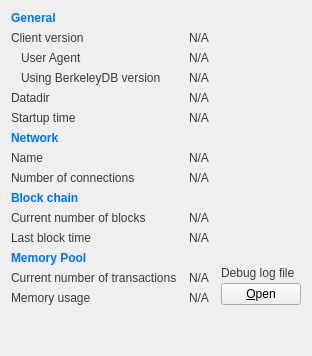
     <widget class="QWidget" name="tab_info">
      <attribute name="title">
       <string>&amp;Information</string>
      </attribute>
      <layout class="QGridLayout" name="gridLayout" columnstretch="0,1,0">
       <property name="horizontalSpacing">
        <number>12</number>
       </property>
       <item row="0" column="0">
        <widget class="QLabel" name="label_9">
         <property name="font">
          <font>
           <weight>75</weight>
           <bold>true</bold>
          </font>
         </property>
         <property name="styleSheet">
          <string notr="true">color: rgb(0, 115, 255);</string>
         </property>
         <property name="text">
          <string>General</string>
         </property>
        </widget>
       </item>
       <item row="1" column="0">
        <widget class="QLabel" name="label_6">
         <property name="styleSheet">
          <string notr="true">color: rgb(59, 59, 60);</string>
         </property>
         <property name="text">
          <string>Client version</string>
         </property>
        </widget>
       </item>
       <item row="1" column="1" colspan="2">
        <widget class="QLabel" name="clientVersion">
         <property name="cursor">
          <cursorShape>IBeamCursor</cursorShape>
         </property>
         <property name="styleSheet">
          <string notr="true">color: rgb(59, 59, 60);</string>
         </property>
         <property name="text">
          <string>N/A</string>
         </property>
         <property name="textFormat">
          <enum>Qt::PlainText</enum>
         </property>
         <property name="textInteractionFlags">
          <set>Qt::LinksAccessibleByMouse|Qt::TextSelectableByKeyboard|Qt::TextSelectableByMouse</set>
         </property>
        </widget>
       </item>
       <item row="2" column="0">
        <widget class="QLabel" name="labelClientUserAgent">
         <property name="styleSheet">
          <string notr="true">color: rgb(59, 59, 60);</string>
         </property>
         <property name="text">
          <string>User Agent</string>
         </property>
         <property name="indent">
          <number>10</number>
         </property>
        </widget>
       </item>
       <item row="2" column="1" colspan="2">
        <widget class="QLabel" name="clientUserAgent">
         <property name="cursor">
          <cursorShape>IBeamCursor</cursorShape>
         </property>
         <property name="styleSheet">
          <string notr="true">color: rgb(59, 59, 60);</string>
         </property>
         <property name="text">
          <string>N/A</string>
         </property>
         <property name="textFormat">
          <enum>Qt::PlainText</enum>
         </property>
         <property name="textInteractionFlags">
          <set>Qt::LinksAccessibleByMouse|Qt::TextSelectableByKeyboard|Qt::TextSelectableByMouse</set>
         </property>
        </widget>
       </item>
       <item row="3" column="0">
        <widget class="QLabel" name="label_berkeleyDBVersion">
         <property name="styleSheet">
          <string notr="true">color: rgb(59, 59, 60);</string>
         </property>
         <property name="text">
          <string>Using BerkeleyDB version</string>
         </property>
         <property name="indent">
          <number>10</number>
         </property>
        </widget>
       </item>
       <item row="3" column="1" colspan="2">
        <widget class="QLabel" name="berkeleyDBVersion">
         <property name="cursor">
          <cursorShape>IBeamCursor</cursorShape>
         </property>
         <property name="styleSheet">
          <string notr="true">color: rgb(59, 59, 60);</string>
         </property>
         <property name="text">
          <string>N/A</string>
         </property>
         <property name="textFormat">
          <enum>Qt::PlainText</enum>
         </property>
         <property name="textInteractionFlags">
          <set>Qt::LinksAccessibleByMouse|Qt::TextSelectableByKeyboard|Qt::TextSelectableByMouse</set>
         </property>
        </widget>
       </item>
       <item row="4" column="0">
        <widget class="QLabel" name="label_12">
         <property name="styleSheet">
          <string notr="true">color: rgb(59, 59, 60);</string>
         </property>
         <property name="text">
          <string>Datadir</string>
         </property>
        </widget>
       </item>
       <item row="4" column="1" colspan="2">
        <widget class="QLabel" name="dataDir">
         <property name="cursor">
          <cursorShape>IBeamCursor</cursorShape>
         </property>
         <property name="styleSheet">
          <string notr="true">color: rgb(59, 59, 60);</string>
         </property>
         <property name="text">
          <string>N/A</string>
         </property>
         <property name="textFormat">
          <enum>Qt::PlainText</enum>
         </property>
         <property name="wordWrap">
          <bool>true</bool>
         </property>
         <property name="textInteractionFlags">
          <set>Qt::LinksAccessibleByMouse|Qt::TextSelectableByKeyboard|Qt::TextSelectableByMouse</set>
         </property>
        </widget>
       </item>
       <item row="5" column="0">
        <widget class="QLabel" name="label_13">
         <property name="styleSheet">
          <string notr="true">color: rgb(59, 59, 60);</string>
         </property>
         <property name="text">
          <string>Startup time</string>
         </property>
        </widget>
       </item>
       <item row="5" column="1" colspan="2">
        <widget class="QLabel" name="startupTime">
         <property name="cursor">
          <cursorShape>IBeamCursor</cursorShape>
         </property>
         <property name="styleSheet">
          <string notr="true">color: rgb(59, 59, 60);</string>
         </property>
         <property name="text">
          <string>N/A</string>
         </property>
         <property name="textFormat">
          <enum>Qt::PlainText</enum>
         </property>
         <property name="textInteractionFlags">
          <set>Qt::LinksAccessibleByMouse|Qt::TextSelectableByKeyboard|Qt::TextSelectableByMouse</set>
         </property>
        </widget>
       </item>
       <item row="6" column="0">
        <widget class="QLabel" name="labelNetwork">
         <property name="font">
          <font>
           <weight>75</weight>
           <bold>true</bold>
          </font>
         </property>
         <property name="styleSheet">
          <string notr="true">color: rgb(0, 115, 255);</string>
         </property>
         <property name="text">
          <string>Network</string>
         </property>
        </widget>
       </item>
       <item row="7" column="0">
        <widget class="QLabel" name="label_8">
         <property name="styleSheet">
          <string notr="true">color: rgb(59, 59, 60);</string>
         </property>
         <property name="text">
          <string>Name</string>
         </property>
        </widget>
       </item>
       <item row="7" column="1" colspan="2">
        <widget class="QLabel" name="networkName">
         <property name="cursor">
          <cursorShape>IBeamCursor</cursorShape>
         </property>
         <property name="styleSheet">
          <string notr="true">color: rgb(59, 59, 60);</string>
         </property>
         <property name="text">
          <string>N/A</string>
         </property>
         <property name="textFormat">
          <enum>Qt::PlainText</enum>
         </property>
         <property name="textInteractionFlags">
          <set>Qt::LinksAccessibleByMouse|Qt::TextSelectableByKeyboard|Qt::TextSelectableByMouse</set>
         </property>
        </widget>
       </item>
       <item row="8" column="0">
        <widget class="QLabel" name="label_7">
         <property name="styleSheet">
          <string notr="true">color: rgb(59, 59, 60);</string>
         </property>
         <property name="text">
          <string>Number of connections</string>
         </property>
        </widget>
       </item>
       <item row="8" column="1" colspan="2">
        <widget class="QLabel" name="numberOfConnections">
         <property name="cursor">
          <cursorShape>IBeamCursor</cursorShape>
         </property>
         <property name="styleSheet">
          <string notr="true">color: rgb(59, 59, 60);</string>
         </property>
         <property name="text">
          <string>N/A</string>
         </property>
         <property name="textFormat">
          <enum>Qt::PlainText</enum>
         </property>
         <property name="textInteractionFlags">
          <set>Qt::LinksAccessibleByMouse|Qt::TextSelectableByKeyboard|Qt::TextSelectableByMouse</set>
         </property>
        </widget>
       </item>
       <item row="9" column="0">
        <widget class="QLabel" name="label_10">
         <property name="font">
          <font>
           <weight>75</weight>
           <bold>true</bold>
          </font>
         </property>
         <property name="styleSheet">
          <string notr="true">color: rgb(0, 115, 255);</string>
         </property>
         <property name="text">
          <string>Block chain</string>
         </property>
        </widget>
       </item>
       <item row="10" column="0">
        <widget class="QLabel" name="label_3">
         <property name="styleSheet">
          <string notr="true">color: rgb(59, 59, 60);</string>
         </property>
         <property name="text">
          <string>Current number of blocks</string>
         </property>
        </widget>
       </item>
       <item row="10" column="1" colspan="2">
        <widget class="QLabel" name="numberOfBlocks">
         <property name="cursor">
          <cursorShape>IBeamCursor</cursorShape>
         </property>
         <property name="styleSheet">
          <string notr="true">color: rgb(59, 59, 60);</string>
         </property>
         <property name="text">
          <string>N/A</string>
         </property>
         <property name="textFormat">
          <enum>Qt::PlainText</enum>
         </property>
         <property name="textInteractionFlags">
          <set>Qt::LinksAccessibleByMouse|Qt::TextSelectableByKeyboard|Qt::TextSelectableByMouse</set>
         </property>
        </widget>
       </item>
       <item row="11" column="0">
        <widget class="QLabel" name="labelLastBlockTime">
         <property name="styleSheet">
          <string notr="true">color: rgb(59, 59, 60);</string>
         </property>
         <property name="text">
          <string>Last block time</string>
         </property>
        </widget>
       </item>
       <item row="11" column="1" colspan="2">
        <widget class="QLabel" name="lastBlockTime">
         <property name="cursor">
          <cursorShape>IBeamCursor</cursorShape>
         </property>
         <property name="styleSheet">
          <string notr="true">color: rgb(59, 59, 60);</string>
         </property>
         <property name="text">
          <string>N/A</string>
         </property>
         <property name="textFormat">
          <enum>Qt::PlainText</enum>
         </property>
         <property name="textInteractionFlags">
          <set>Qt::LinksAccessibleByMouse|Qt::TextSelectableByKeyboard|Qt::TextSelectableByMouse</set>
         </property>
        </widget>
       </item>
       <item row="12" column="0">
        <widget class="QLabel" name="labelMempoolTitle">
         <property name="font">
          <font>
           <weight>75</weight>
           <bold>true</bold>
          </font>
         </property>
         <property name="styleSheet">
          <string notr="true">color: rgb(0, 115, 255);</string>
         </property>
         <property name="text">
          <string>Memory Pool</string>
         </property>
        </widget>
       </item>
       <item row="13" column="0">
        <widget class="QLabel" name="labelNumberOfTransactions">
         <property name="styleSheet">
          <string notr="true">color: rgb(59, 59, 60);</string>
         </property>
         <property name="text">
          <string>Current number of transactions</string>
         </property>
        </widget>
       </item>
       <item row="13" column="1">
        <widget class="QLabel" name="mempoolNumberTxs">
         <property name="cursor">
          <cursorShape>IBeamCursor</cursorShape>
         </property>
         <property name="styleSheet">
          <string notr="true">color: rgb(59, 59, 60);</string>
         </property>
         <property name="text">
          <string>N/A</string>
         </property>
         <property name="textFormat">
          <enum>Qt::PlainText</enum>
         </property>
         <property name="textInteractionFlags">
          <set>Qt::LinksAccessibleByMouse|Qt::TextSelectableByKeyboard|Qt::TextSelectableByMouse</set>
         </property>
        </widget>
       </item>
       <item row="14" column="0">
        <widget class="QLabel" name="labelMemoryUsage">
         <property name="styleSheet">
          <string notr="true">color: rgb(59, 59, 60);</string>
         </property>
         <property name="text">
          <string>Memory usage</string>
         </property>
        </widget>
       </item>
       <item row="14" column="1">
        <widget class="QLabel" name="mempoolSize">
         <property name="cursor">
          <cursorShape>IBeamCursor</cursorShape>
         </property>
         <property name="styleSheet">
          <string notr="true">color: rgb(59, 59, 60);</string>
         </property>
         <property name="text">
          <string>N/A</string>
         </property>
         <property name="textFormat">
          <enum>Qt::PlainText</enum>
         </property>
         <property name="textInteractionFlags">
          <set>Qt::LinksAccessibleByMouse|Qt::TextSelectableByKeyboard|Qt::TextSelectableByMouse</set>
         </property>
        </widget>
       </item>
       <item row="12" column="2" rowspan="3">
        <layout class="QVBoxLayout" name="verticalLayoutDebugButton">
         <property name="spacing">
          <number>3</number>
         </property>
         <item>
          <spacer name="verticalSpacer_2">
           <property name="orientation">
            <enum>Qt::Vertical</enum>
           </property>
           <property name="sizeHint" stdset="0">
            <size>
             <width>10</width>
             <height>5</height>
            </size>
           </property>
          </spacer>
         </item>
         <item>
          <widget class="QLabel" name="labelDebugLogfile">
           <property name="styleSheet">
            <string notr="true">color: rgb(59, 59, 60);</string>
           </property>
           <property name="text">
            <string>Debug log file</string>
           </property>
          </widget>
         </item>
         <item>
          <widget class="QPushButton" name="openDebugLogfileButton">
           <property name="toolTip">
            <string>Open the %1 debug log file from the current data directory. This can take a few seconds for large log files.</string>
           </property>
           <property name="text">
            <string>&amp;Open</string>
           </property>
           <property name="autoDefault">
            <bool>false</bool>
           </property>
          </widget>
         </item>
        </layout>
       </item>
       <item row="15" column="0">
        <spacer name="verticalSpacer">
         <property name="orientation">
          <enum>Qt::Vertical</enum>
         </property>
         <property name="sizeHint" stdset="0">
          <size>
           <width>20</width>
           <height>40</height>
          </size>
         </property>
        </spacer>
       </item>
      </layout>
     </widget>
